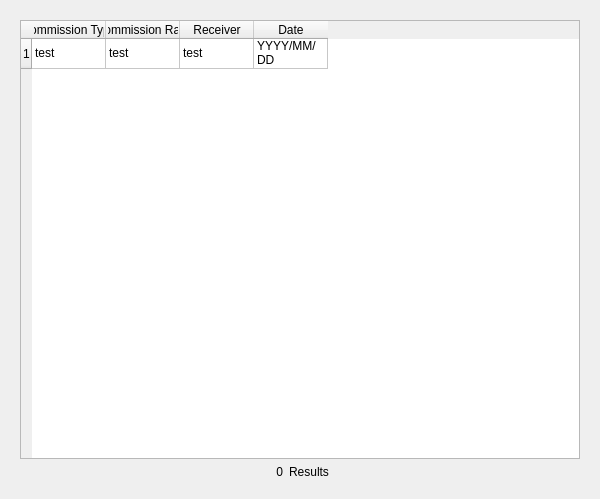
            <widget class="QWidget" name="commission_tab">
             <property name="minimumSize">
              <size>
               <width>600</width>
               <height>499</height>
              </size>
             </property>
             <attribute name="title">
              <string>Commission</string>
             </attribute>
             <layout class="QVBoxLayout" name="verticalLayout_28">
              <item>
               <widget class="QFrame" name="commission_frame">
                <layout class="QVBoxLayout" name="verticalLayout_29">
                 <item>
                  <widget class="QTableWidget" name="commission_table">
                   <attribute name="horizontalHeaderDefaultSectionSize">
                    <number>74</number>
                   </attribute>
                   <attribute name="horizontalHeaderShowSortIndicator" stdset="0">
                    <bool>true</bool>
                   </attribute>
                   <attribute name="horizontalHeaderStretchLastSection">
                    <bool>false</bool>
                   </attribute>
                   <row/>
                   <column>
                    <property name="text">
                     <string>Commission Type</string>
                    </property>
                   </column>
                   <column>
                    <property name="text">
                     <string>Commission Rate</string>
                    </property>
                   </column>
                   <column>
                    <property name="text">
                     <string>Receiver</string>
                    </property>
                   </column>
                   <column>
                    <property name="text">
                     <string>Date</string>
                    </property>
                   </column>
                   <item row="0" column="0">
                    <property name="text">
                     <string>test</string>
                    </property>
                   </item>
                   <item row="0" column="1">
                    <property name="text">
                     <string>test</string>
                    </property>
                   </item>
                   <item row="0" column="2">
                    <property name="text">
                     <string>test</string>
                    </property>
                   </item>
                   <item row="0" column="3">
                    <property name="text">
                     <string>YYYY/MM/DD</string>
                    </property>
                   </item>
                  </widget>
                 </item>
                 <item>
                  <layout class="QFormLayout" name="commission_container">
                   <property name="rowWrapPolicy">
                    <enum>QFormLayout::RowWrapPolicy::DontWrapRows</enum>
                   </property>
                   <property name="labelAlignment">
                    <set>Qt::AlignmentFlag::AlignCenter</set>
                   </property>
                   <property name="formAlignment">
                    <set>Qt::AlignmentFlag::AlignCenter</set>
                   </property>
                   <item row="0" column="0">
                    <widget class="QLabel" name="commission_count">
                     <property name="sizePolicy">
                      <sizepolicy hsizetype="Maximum" vsizetype="Preferred">
                       <horstretch>0</horstretch>
                       <verstretch>0</verstretch>
                      </sizepolicy>
                     </property>
                     <property name="text">
                      <string>0</string>
                     </property>
                     <property name="alignment">
                      <set>Qt::AlignmentFlag::AlignRight|Qt::AlignmentFlag::AlignTrailing|Qt::AlignmentFlag::AlignVCenter</set>
                     </property>
                     <property name="wordWrap">
                      <bool>false</bool>
                     </property>
                    </widget>
                   </item>
                   <item row="0" column="1">
                    <widget class="QLabel" name="commission_label">
                     <property name="sizePolicy">
                      <sizepolicy hsizetype="Maximum" vsizetype="Preferred">
                       <horstretch>0</horstretch>
                       <verstretch>0</verstretch>
                      </sizepolicy>
                     </property>
                     <property name="text">
                      <string>Results</string>
                     </property>
                    </widget>
                   </item>
                  </layout>
                 </item>
                </layout>
               </widget>
              </item>
             </layout>
            </widget>
